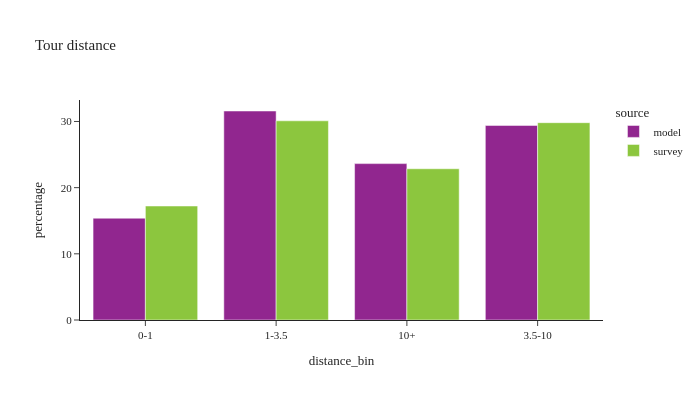

Notebook code for this chart:
### Code cell
def plot_bins(df: pl.DataFrame, filter_expr=None, title_name=None):

    if filter_expr is not None:
        df = df.filter(filter_expr)

    df_plot = (
        df.filter(pl.col('distance_bin').is_not_null())
        .group_by(['source', 'distance_bin'])
        .agg([
            pl.col('toexpfac').sum().alias('toexpfac'),
            pl.col('toexpfac').count().alias('sample count')
        ])
        .with_columns((100 * pl.col('toexpfac') / pl.col('toexpfac').sum().over(['source'])).alias('percentage'))
    )

    if title_name:
        chart_title = "Tour distance by purpose: " + title_name
    else:
        chart_title = "Tour distance"

    fig = px.bar(df_plot.to_pandas(), x="distance_bin", y="percentage", color="source", barmode="group",
                 facet_col_wrap=2, hover_data=['sample count'],
                 title=chart_title)
    fig.for_each_annotation(lambda a: a.update(text=a.text.split("=")[-1]))
    fig.update_layout(height=400, width=700, font=dict(size=11))
    fig.show()

plot_bins(tour)

### Figure 1 — Plotly figure (JSON) as saved in the notebook; plotly's stock layout.template omitted (floating-point values rounded to 4 significant figures)
{"data": [{"alignmentgroup": "True", "customdata": [[871420], [1789045], [1338585], [1665632]], "hovertemplate": "source=model<br>distance_bin=%{x}<br>percentage=%{y}<br>sample count=%{customdata[0]}<extra></extra>", "legendgroup": "model", "marker": {"color": "#91268F", "pattern": {"shape": ""}}, "name": "model", "offsetgroup": "model", "orientation": "v", "showlegend": true, "textposition": "auto", "type": "bar", "x": ["0-1", "1-3.5", "10+", "3.5-10"], "xaxis": "x", "y": [15.38, 31.58, 23.63, 29.4], "yaxis": "y"}, {"alignmentgroup": "True", "customdata": [[1306], [2339], [1983], [1636]], "hovertemplate": "source=survey<br>distance_bin=%{x}<br>percentage=%{y}<br>sample count=%{customdata[0]}<extra></extra>", "legendgroup": "survey", "marker": {"color": "#8CC63E", "pattern": {"shape": ""}}, "name": "survey", "offsetgroup": "survey", "orientation": "v", "showlegend": true, "textposition": "auto", "type": "bar", "x": ["10+", "1-3.5", "3.5-10", "0-1"], "xaxis": "x", "y": [22.85, 30.1, 29.82, 17.23], "yaxis": "y"}], "layout": {"barmode": "group", "font": {"size": 11}, "height": 400, "legend": {"title": {"text": "source"}, "tracegroupgap": 0}, "title": {"text": "Tour distance"}, "width": 700, "xaxis": {"anchor": "y", "domain": [0.0, 1.0], "title": {"text": "distance_bin"}}, "yaxis": {"anchor": "x", "domain": [0.0, 1.0], "title": {"text": "percentage"}}}}
